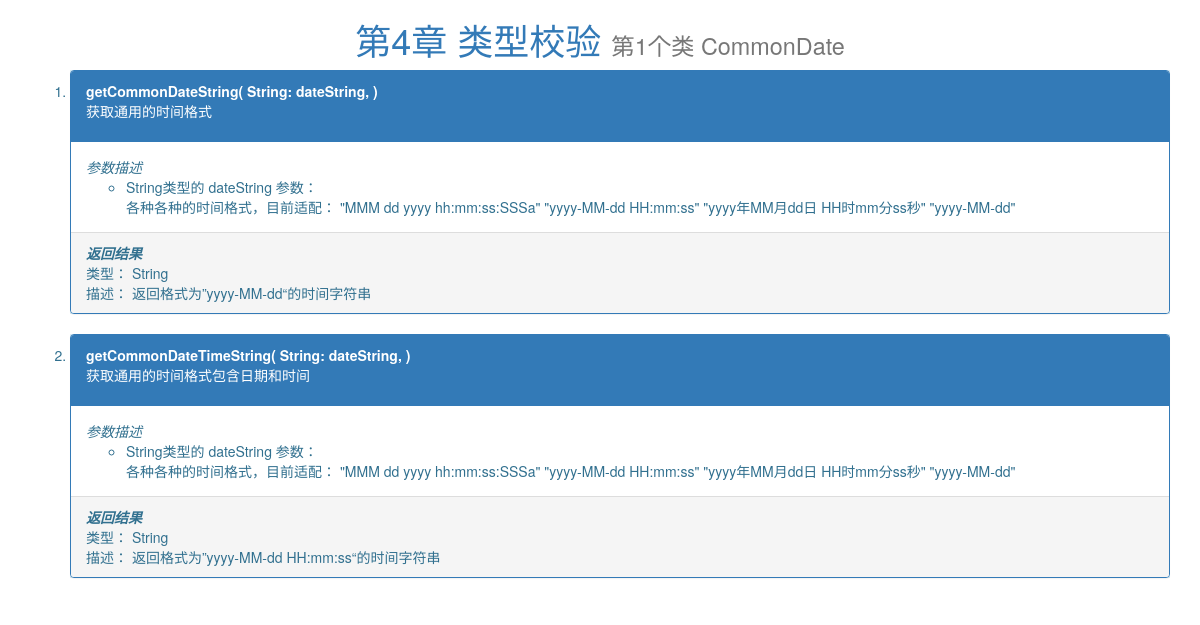
The app's page /androidUtil/chapter/4/4/ with its own data.
### helloAndroidUtil/models.py (models this page shows, shortened)
class Chapter(models.Model):
    chapter_name = models.CharField(max_length=200)
    chapter_lsno = models.IntegerField()
    chapter_descripe = models.TextField()

class ChapterItem(models.Model):
    item_name = models.CharField(max_length=200)
    item_descripe = models.TextField()
    item_lsno = models.IntegerField()
    chapter = models.ForeignKey(Chapter, on_delete=models.CASCADE)

class ItemMethod(models.Model):
    method_name = models.CharField(max_length=200)
    method_descripe = models.TextField()
    method_lsno = models.IntegerField()
    method_type = models.CharField(max_length=50)
    chapter_item = models.ForeignKey(ChapterItem, on_delete=models.CASCADE)

class MethodParameter(models.Model):
    parameter_lsno = models.IntegerField()
    parameter_type = models.CharField(max_length=200)
    parameter_name = models.CharField(max_length=200)
    parameter_descripe = models.TextField()
    itemMethod = models.ForeignKey(ItemMethod, on_delete=models.CASCADE)

class MethodResult(models.Model):
    result_lsno = models.IntegerField()
    result_type = models.CharField(max_length=200)
    result_descripe = models.TextField()
    item_method = models.ForeignKey(ItemMethod, on_delete=models.CASCADE)

### helloAndroidUtil/views.py (the view)
# urls.py: path("chapter/<int:chapter_lsno>/<int:item_lsno>/", views.chapter_item_method),
def chapter_item_method(request, chapter_lsno, item_lsno):
    chapter = Chapter.objects.get(chapter_lsno=chapter_lsno)
    chapter_item = ChapterItem.objects.get(id=item_lsno)
    item_method_list = ItemMethod.objects.filter(chapter_item=chapter_item)
    for item_method in item_method_list:
        item_method.parameters = MethodParameter.objects.filter(itemMethod_id=item_method.id)
        try:
            item_method.method_result = MethodResult.objects.get(item_method_id=item_method.id)
        except:
            item_method.method_result = {"result_type": "尚未维护", "result_descripe": "尚未维护"}
    return render(request, "helloAndroidUtil/chapter_item_detail.html", {"chapter_item": chapter_item, \
                                                                         "item_method_list": item_method_list, \
                                                                         "chapter": chapter})

### helloAndroidUtil/templates/helloAndroidUtil/chapter_item_detail.html (shortened to what this page needs)
<!DOCTYPE html>
<html lang="en">
<head>
    {% load static %}
    <link rel="stylesheet" type="text/css" href="{% static 'helloAndroidUtil/bootstrap.css' %}">
</head>
<body>
<div class="container">
    <div class="jumbotorn">
        {% if chapter %}
        <h1 class="text-center"><a href="/androidUtil/chapter/{{chapter.chapter_lsno}}">第{{ chapter.chapter_lsno }}章
            {{ chapter.chapter_name}}</a>
            {% endif %}
            {% if chapter_item %}
            <small>第{{ chapter_item.item_lsno }}个类 {{ chapter_item.item_name }}</small>
            {% endif %}
        </h1>
    </div>
    <ol>
        {% if item_method_list %}
        {% for item_method in item_method_list %}
        <li class="text-info bg-info">
            <div class="panel panel-primary">
                <div class="panel-heading">
                    <strong>{{ item_method.method_name }}(
                        {% for parameter in item_method.parameters %}
                        {{ parameter.parameter_type }}: {{ parameter.parameter_name}},
                        {% endfor %}
                        )</strong>
                    <p> {{ item_method.method_descripe }} </p>
                </div>
                <div class="panel-body">
                    <div class=""><em class="">参数描述</em></div>
                    <ul class="">
                        {% if item_method.parameters %}
                        {% for parameter in item_method.parameters %}
                        <li>
                            {{ parameter.parameter_type }}类型的 {{ parameter.parameter_name}} 参数：<br/>
                            {{ parameter.parameter_descripe }}
                        </li>
                        {% endfor %}
                        {% else %}
                        <li>无参数</li>
                        {% endif %}
                    </ul>
                </div>
                <div class="panel-footer bg-info">
                    <div class=""><em class=""><strong>返回结果</strong></em></div>
                    {% if item_method.method_result %}
                    <div class=" text-header">
                        类型： {{ item_method.method_result.result_type }}
                    </div>
                    <div class=" ">
                        描述： {{ item_method.method_result.result_descripe }}
                    </div>
                    {% endif %}
                </div>
            </div>
        </li>
        {% endfor %}
        {% endif %}
    </ol>
</div>
</body>
</html>

### records on screen
Chapter: chapter_lsno "4", chapter_name "类型校验"
ChapterItem: item_lsno "1", item_name "CommonDate"
ItemMethod: method_name "getCommonDateString", method_descripe "获取通用的时间格式", method_result.result_type "String", method_result.result_descripe "返回格式为”yyyy-MM-dd“的时间字符串"
MethodParameter: parameter_type "String", parameter_name "dateString", parameter_descripe "各种各种的时间格式，目前适配： \"MMM dd yyyy hh:mm:ss:SSSa\" \"yyyy-MM-dd HH:mm:ss\" \"yyyy年MM月dd日 HH时mm分ss秒\" \"yyyy-MM-dd\""
ItemMethod: method_name "getCommonDateTimeString", method_descripe "获取通用的时间格式包含日期和时间", method_result.result_type "String", method_result.result_descripe "返回格式为”yyyy-MM-dd HH:mm:ss“的时间字符串"
MethodParameter: parameter_type "String", parameter_name "dateString", parameter_descripe "各种各种的时间格式，目前适配： \"MMM dd yyyy hh:mm:ss:SSSa\" \"yyyy-MM-dd HH:mm:ss\" \"yyyy年MM月dd日 HH时mm分ss秒\" \"yyyy-MM-dd\""
